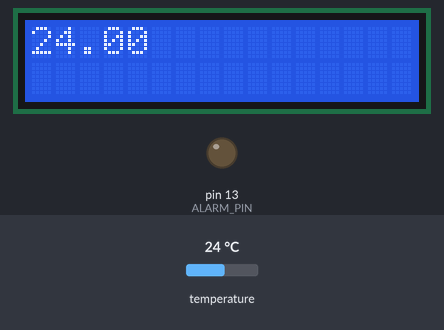
Bench run of a sketch on a simulated Arduino Uno, built with avr-gcc and run on an emulated ATmega328P. Parts: 16×2 character LCD, output pins drawn as LEDs (lit = HIGH). The inputs (shaded band) are chosen by the test bench; at power-on: temperature 24 °C.

Above: at 1.2 s.
1.3 s: temperature set to 29.4 °C
At 2.3 s:
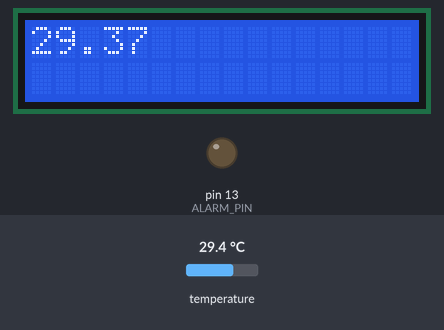
3.2 s: temperature set to 30.6 °C
At 4.6 s:
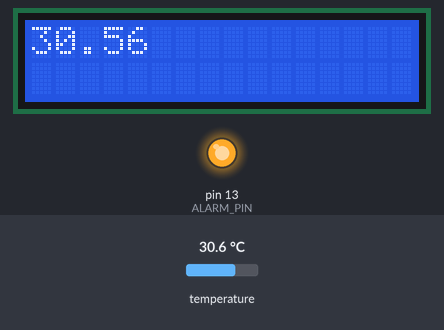
4.9 s: temperature set to 12 °C
At 5.9 s:
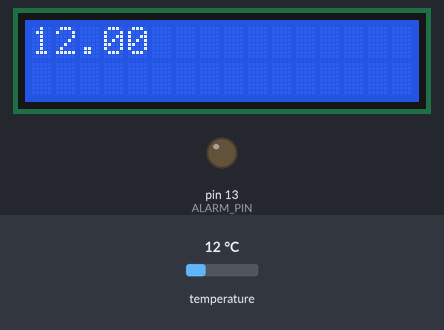
Timing chart, 0 to 7.9 s (numbered marks = the images above; inputs shaded):
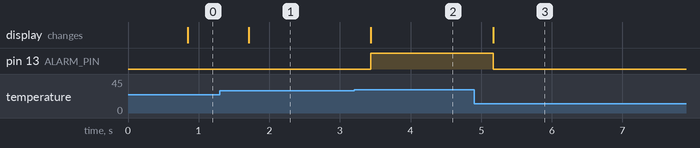

Measured:
- the behaviour switches between 29.9 and 30 °C on temperature (found by bisection; images 1 and 2)
- after the input at 1.3 s, the display: changes after 0.41 s (image 1)
- after the input at 3.2 s, pin 13 (ALARM_PIN): LOW → HIGH after 0.24 s; the display: changes after 0.24 s (image 2)
- after the input at 4.9 s, pin 13 (ALARM_PIN): HIGH → LOW after 0.27 s; the display: changes after 0.27 s (image 3)

The sketch:

display_temperature_buzzer.ino
```cpp
#include <OneWire.h>
#include <DallasTemperature.h>
#include <LiquidCrystal.h>

#define ONE_WIRE_BUS 8
#define ALARM_PIN 13
#define MAX_TEMPERATURE 30.00

OneWire oneWire(ONE_WIRE_BUS);
DallasTemperature sensor(&oneWire);

LiquidCrystal lcd(12, 11, 5, 4, 3, 2);

void setup()
{
  // Configure alarm pin as output
  pinMode(ALARM_PIN,OUTPUT);
  // Initialize display
  lcd.begin(16,2);
  // Initialize temperature sensor
  sensor.begin();
}

void loop()
{
  // Read temperature
  sensor.requestTemperatures();
  float temperature =  sensor.getTempCByIndex(0);
  if(temperature>=MAX_TEMPERATURE)
  {
    // Alarm on
    digitalWrite(ALARM_PIN,HIGH);
  }
  else
  {
    // Alarm off
    digitalWrite(ALARM_PIN,LOW);
  }
  // Move cursor
  lcd.setCursor(0,0);
  // Print temperature
  lcd.print(temperature);
  // Wait
  delay(100);
}
```
